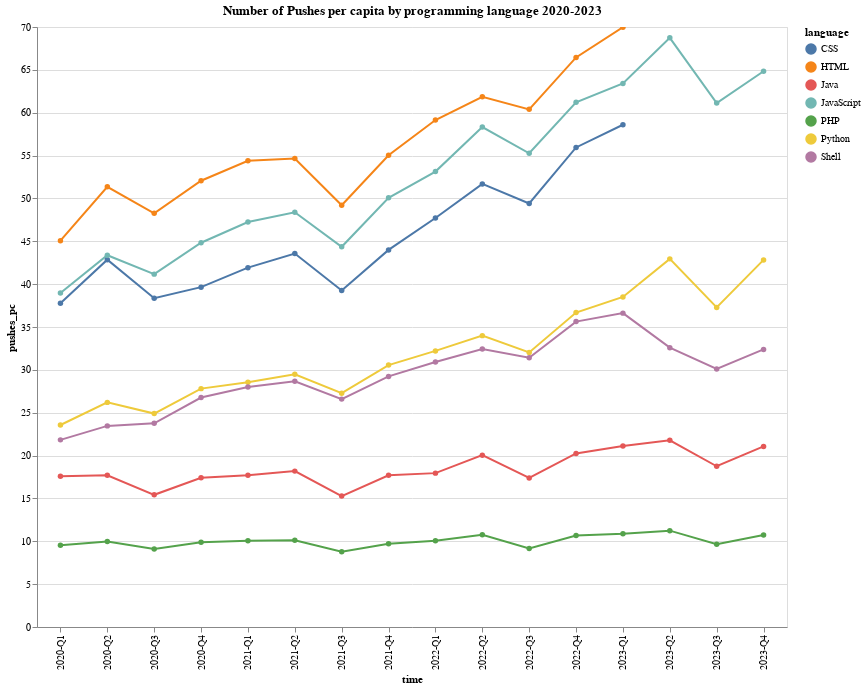

Notebook code for this chart:
### Code cell
# Grafico de líneas con puntos superpuestos
alt.Chart(data4, height=600, width=750).mark_line(point=True, color='darkblue').encode(
    y='pushes_pc',
    x='time',
    color='language',
    tooltip=['pushes_pc', 'time', 'language']
).interactive().properties(
    title='Number of Pushes per capita by programming language 2020-2023'
)

### Figure 1 — Vega-Lite specification as saved in the notebook (floating-point values rounded to 4 significant figures)
{"config": {"view": {"continuousWidth": 300, "continuousHeight": 300}}, "data": {"name": "data-f23ec1aedbac9341fded4e060670aa4e"}, "mark": {"type": "line", "color": "darkblue", "point": true}, "encoding": {"color": {"field": "language", "type": "nominal"}, "tooltip": [{"field": "pushes_pc", "type": "quantitative"}, {"field": "time", "type": "nominal"}, {"field": "language", "type": "nominal"}], "x": {"field": "time", "type": "nominal"}, "y": {"field": "pushes_pc", "type": "quantitative"}}, "height": 600, "params": [{"name": "param_1", "select": {"type": "interval", "encodings": ["x", "y"]}, "bind": "scales"}], "title": "Number of Pushes per capita by programming language 2020-2023", "width": 750, "$schema": "https://vega.github.io/schema/vega-lite/v5.17.0.json", "datasets": {"data-f23ec1aedbac9341fded4e060670aa4e": [{"language": "CSS", "year": 2020, "quarter": 1, "time": "2020-Q1", "pushes_pc": 37.78}, {"language": "CSS", "year": 2020, "quarter": 2, "time": "2020-Q2", "pushes_pc": 42.86}, {"language": "CSS", "year": 2020, "quarter": 3, "time": "2020-Q3", "pushes_pc": 38.36}, {"language": "CSS", "year": 2020, "quarter": 4, "time": "2020-Q4", "pushes_pc": 39.65}, {"language": "CSS", "year": 2021, "quarter": 1, "time": "2021-Q1", "pushes_pc": 41.92}, {"language": "CSS", "year": 2021, "quarter": 2, "time": "2021-Q2", "pushes_pc": 43.57}, {"language": "CSS", "year": 2021, "quarter": 3, "time": "2021-Q3", "pushes_pc": 39.26}, {"language": "CSS", "year": 2021, "quarter": 4, "time": "2021-Q4", "pushes_pc": 44.0}, {"language": "CSS", "year": 2022, "quarter": 1, "time": "2022-Q1", "pushes_pc": 47.72}, {"language": "CSS", "year": 2022, "quarter": 2, "time": "2022-Q2", "pushes_pc": 51.69}, {"language": "CSS", "year": 2022, "quarter": 3, "time": "2022-Q3", "pushes_pc": 49.41}, {"language": "CSS", "year": 2022, "quarter": 4, "time": "2022-Q4", "pushes_pc": 55.95}, {"language": "CSS", "year": 2023, "quarter": 1, "time": "2023-Q1", "pushes_pc": 58.6}, {"language": "HTML", "year": 2020, "quarter": 1, "time": "2020-Q1", "pushes_pc": 45.07}, {"language": "HTML", "year": 2020, "quarter": 2, "time": "2020-Q2", "pushes_pc": 51.36}, {"language": "HTML", "year": 2020, "quarter": 3, "time": "2020-Q3", "pushes_pc": 48.27}, {"language": "HTML", "year": 2020, "quarter": 4, "time": "2020-Q4", "pushes_pc": 52.07}, {"language": "HTML", "year": 2021, "quarter": 1, "time": "2021-Q1", "pushes_pc": 54.39}, {"language": "HTML", "year": 2021, "quarter": 2, "time": "2021-Q2", "pushes_pc": 54.65}, {"language": "HTML", "year": 2021, "quarter": 3, "time": "2021-Q3", "pushes_pc": 49.21}, {"language": "HTML", "year": 2021, "quarter": 4, "time": "2021-Q4", "pushes_pc": 55.04}, {"language": "HTML", "year": 2022, "quarter": 1, "time": "2022-Q1", "pushes_pc": 59.15}, {"language": "HTML", "year": 2022, "quarter": 2, "time": "2022-Q2", "pushes_pc": 61.86}, {"language": "HTML", "year": 2022, "quarter": 3, "time": "2022-Q3", "pushes_pc": 60.39}, {"language": "HTML", "year": 2022, "quarter": 4, "time": "2022-Q4", "pushes_pc": 66.45}, {"language": "HTML", "year": 2023, "quarter": 1, "time": "2023-Q1", "pushes_pc": 69.98}, {"language": "Java", "year": 2020, "quarter": 1, "time": "2020-Q1", "pushes_pc": 17.59}, {"language": "Java", "year": 2020, "quarter": 2, "time": "2020-Q2", "pushes_pc": 17.7}, {"language": "Java", "year": 2020, "quarter": 3, "time": "2020-Q3", "pushes_pc": 15.42}, {"language": "Java", "year": 2020, "quarter": 4, "time": "2020-Q4", "pushes_pc": 17.41}, {"language": "Java", "year": 2021, "quarter": 1, "time": "2021-Q1", "pushes_pc": 17.71}, {"language": "Java", "year": 2021, "quarter": 2, "time": "2021-Q2", "pushes_pc": 18.19}, {"language": "Java", "year": 2021, "quarter": 3, "time": "2021-Q3", "pushes_pc": 15.27}, {"language": "Java", "year": 2021, "quarter": 4, "time": "2021-Q4", "pushes_pc": 17.71}, {"language": "Java", "year": 2022, "quarter": 1, "time": "2022-Q1", "pushes_pc": 17.95}, {"language": "Java", "year": 2022, "quarter": 2, "time": "2022-Q2", "pushes_pc": 20.05}, {"language": "Java", "year": 2022, "quarter": 3, "time": "2022-Q3", "pushes_pc": 17.39}, {"language": "Java", "year": 2022, "quarter": 4, "time": "2022-Q4", "pushes_pc": 20.25}, {"language": "Java", "year": 2023, "quarter": 1, "time": "2023-Q1", "pushes_pc": 21.1}, {"language": "Java", "year": 2023, "quarter": 2, "time": "2023-Q2", "pushes_pc": 21.79}, {"language": "Java", "year": 2023, "quarter": 3, "time": "2023-Q3", "pushes_pc": 18.75}, {"language": "Java", "year": 2023, "quarter": 4, "time": "2023-Q4", "pushes_pc": 21.07}, {"language": "JavaScript", "year": 2020, "quarter": 1, "time": "2020-Q1", "pushes_pc": 38.97}, {"language": "JavaScript", "year": 2020, "quarter": 2, "time": "2020-Q2", "pushes_pc": 43.37}, {"language": "JavaScript", "year": 2020, "quarter": 3, "time": "2020-Q3", "pushes_pc": 41.17}, {"language": "JavaScript", "year": 2020, "quarter": 4, "time": "2020-Q4", "pushes_pc": 44.83}, {"language": "JavaScript", "year": 2021, "quarter": 1, "time": "2021-Q1", "pushes_pc": 47.25}, {"language": "JavaScript", "year": 2021, "quarter": 2, "time": "2021-Q2", "pushes_pc": 48.39}, {"language": "JavaScript", "year": 2021, "quarter": 3, "time": "2021-Q3", "pushes_pc": 44.36}, {"language": "JavaScript", "year": 2021, "quarter": 4, "time": "2021-Q4", "pushes_pc": 50.08}, {"language": "JavaScript", "year": 2022, "quarter": 1, "time": "2022-Q1", "pushes_pc": 53.13}, {"language": "JavaScript", "year": 2022, "quarter": 2, "time": "2022-Q2", "pushes_pc": 58.32}, {"language": "JavaScript", "year": 2022, "quarter": 3, "time": "2022-Q3", "pushes_pc": 55.27}, {"language": "JavaScript", "year": 2022, "quarter": 4, "time": "2022-Q4", "pushes_pc": 61.22}, {"language": "JavaScript", "year": 2023, "quarter": 1, "time": "2023-Q1", "pushes_pc": 63.41}, {"language": "JavaScript", "year": 2023, "quarter": 2, "time": "2023-Q2", "pushes_pc": 68.74}, {"language": "JavaScript", "year": 2023, "quarter": 3, "time": "2023-Q3", "pushes_pc": 61.13}, {"language": "JavaScript", "year": 2023, "quarter": 4, "time": "2023-Q4", "pushes_pc": 64.83}, {"language": "PHP", "year": 2020, "quarter": 1, "time": "2020-Q1", "pushes_pc": 9.533}, {"language": "PHP", "year": 2020, "quarter": 2, "time": "2020-Q2", "pushes_pc": 9.971}, {"language": "PHP", "year": 2020, "quarter": 3, "time": "2020-Q3", "pushes_pc": 9.091}, {"language": "PHP", "year": 2020, "quarter": 4, "time": "2020-Q4", "pushes_pc": 9.897}, {"language": "PHP", "year": 2021, "quarter": 1, "time": "2021-Q1", "pushes_pc": 10.07}, {"language": "PHP", "year": 2021, "quarter": 2, "time": "2021-Q2", "pushes_pc": 10.13}, {"language": "PHP", "year": 2021, "quarter": 3, "time": "2021-Q3", "pushes_pc": 8.768}, {"language": "PHP", "year": 2021, "quarter": 4, "time": "2021-Q4", "pushes_pc": 9.714}, {"language": "PHP", "year": 2022, "quarter": 1, "time": "2022-Q1", "pushes_pc": 10.07}, {"language": "PHP", "year": 2022, "quarter": 2, "time": "2022-Q2", "pushes_pc": 10.76}, {"language": "PHP", "year": 2022, "quarter": 3, "time": "2022-Q3", "pushes_pc": 9.17}, {"language": "PHP", "year": 2022, "quarter": 4, "time": "2022-Q4", "pushes_pc": 10.67}, {"language": "PHP", "year": 2023, "quarter": 1, "time": "2023-Q1", "pushes_pc": 10.88}, {"language": "PHP", "year": 2023, "quarter": 2, "time": "2023-Q2", "pushes_pc": 11.24}, {"language": "PHP", "year": 2023, "quarter": 3, "time": "2023-Q3", "pushes_pc": 9.662}, {"language": "PHP", "year": 2023, "quarter": 4, "time": "2023-Q4", "pushes_pc": 10.74}, {"language": "Python", "year": 2020, "quarter": 1, "time": "2020-Q1", "pushes_pc": 23.57}, {"language": "Python", "year": 2020, "quarter": 2, "time": "2020-Q2", "pushes_pc": 26.21}, {"language": "Python", "year": 2020, "quarter": 3, "time": "2020-Q3", "pushes_pc": 24.9}, {"language": "Python", "year": 2020, "quarter": 4, "time": "2020-Q4", "pushes_pc": 27.81}, {"language": "Python", "year": 2021, "quarter": 1, "time": "2021-Q1", "pushes_pc": 28.55}, {"language": "Python", "year": 2021, "quarter": 2, "time": "2021-Q2", "pushes_pc": 29.49}, {"language": "Python", "year": 2021, "quarter": 3, "time": "2021-Q3", "pushes_pc": 27.28}, {"language": "Python", "year": 2021, "quarter": 4, "time": "2021-Q4", "pushes_pc": 30.56}, {"language": "Python", "year": 2022, "quarter": 1, "time": "2022-Q1", "pushes_pc": 32.21}, {"language": "Python", "year": 2022, "quarter": 2, "time": "2022-Q2", "pushes_pc": 33.99}, {"language": "Python", "year": 2022, "quarter": 3, "time": "2022-Q3", "pushes_pc": 32.03}, {"language": "Python", "year": 2022, "quarter": 4, "time": "2022-Q4", "pushes_pc": 36.68}, {"language": "Python", "year": 2023, "quarter": 1, "time": "2023-Q1", "pushes_pc": 38.51}, {"language": "Python", "year": 2023, "quarter": 2, "time": "2023-Q2", "pushes_pc": 42.95}, {"language": "Python", "year": 2023, "quarter": 3, "time": "2023-Q3", "pushes_pc": 37.29}, {"language": "Python", "year": 2023, "quarter": 4, "time": "2023-Q4", "pushes_pc": 42.83}, {"language": "Shell", "year": 2020, "quarter": 1, "time": "2020-Q1", "pushes_pc": 21.83}, {"language": "Shell", "year": 2020, "quarter": 2, "time": "2020-Q2", "pushes_pc": 23.46}, {"language": "Shell", "year": 2020, "quarter": 3, "time": "2020-Q3", "pushes_pc": 23.77}, {"language": "Shell", "year": 2020, "quarter": 4, "time": "2020-Q4", "pushes_pc": 26.77}, {"language": "Shell", "year": 2021, "quarter": 1, "time": "2021-Q1", "pushes_pc": 27.99}, {"language": "Shell", "year": 2021, "quarter": 2, "time": "2021-Q2", "pushes_pc": 28.68}, {"language": "Shell", "year": 2021, "quarter": 3, "time": "2021-Q3", "pushes_pc": 26.59}, {"language": "Shell", "year": 2021, "quarter": 4, "time": "2021-Q4", "pushes_pc": 29.24}, {"language": "Shell", "year": 2022, "quarter": 1, "time": "2022-Q1", "pushes_pc": 30.92}, {"language": "Shell", "year": 2022, "quarter": 2, "time": "2022-Q2", "pushes_pc": 32.42}, {"language": "Shell", "year": 2022, "quarter": 3, "time": "2022-Q3", "pushes_pc": 31.41}, {"language": "Shell", "year": 2022, "quarter": 4, "time": "2022-Q4", "pushes_pc": 35.63}, {"language": "Shell", "year": 2023, "quarter": 1, "time": "2023-Q1", "pushes_pc": 36.62}, {"language": "Shell", "year": 2023, "quarter": 2, "time": "2023-Q2", "pushes_pc": 32.59}, {"language": "Shell", "year": 2023, "quarter": 3, "time": "2023-Q3", "pushes_pc": 30.11}, {"language": "Shell", "year": 2023, "quarter": 4, "time": "2023-Q4", "pushes_pc": 32.39}]}}
